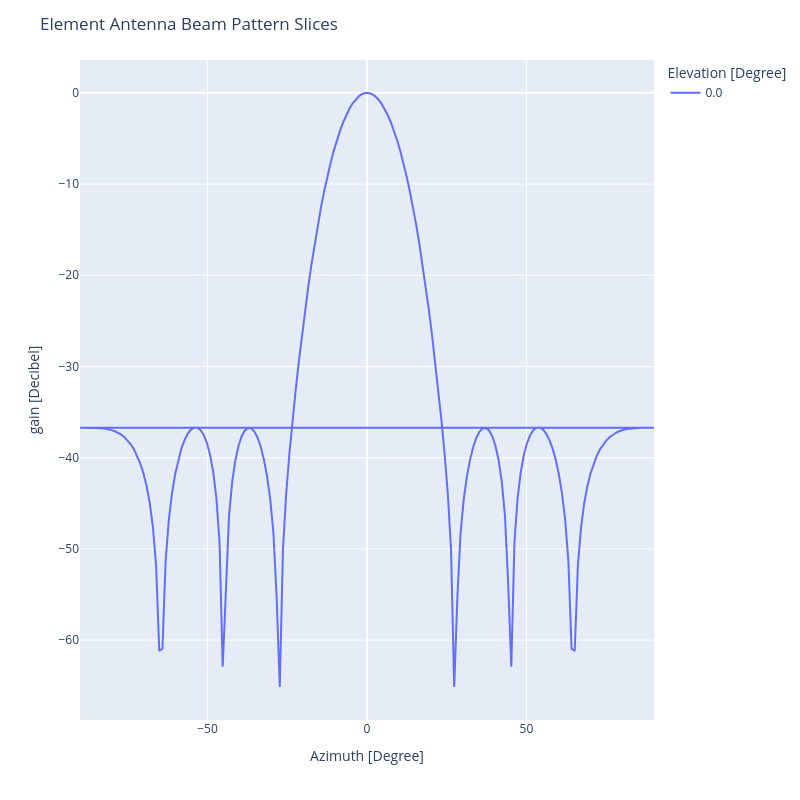

Here is the notebook cell this chart was saved with:
### Markdown cell above
### Applied Window Beam Pattern

### Code cell
arr = Array(antenna_element, array_geometry)

arr.plot.beam(
    DirectionDomain.ANGLE,
    PhaseUnit.DEGREE,
    AmplitudeDomain.AntennaFactor,
    AmplitudeUnit.DECIBEL,
    FigureType.SLICE,
    Frequency(1, FrequencyUnit.GIGAHERTZ),
)

### Figure 1 — Plotly figure (JSON) as saved in the notebook; plotly's stock layout.template omitted (floating-point values rounded to 4 significant figures; data arrays with more than 128 entries replaced by an {"elided": "..."} marker saying what was removed)
{"data": [{"hovertemplate": "Elevation [Degree]=0.0<br>Azimuth [Degree]=%{x}<br>gain [Decibel]=%{y}<extra></extra>", "legendgroup": "0.0", "line": {"color": "#636efa", "dash": "solid"}, "marker": {"symbol": "circle"}, "mode": "lines", "name": "0.0", "orientation": "v", "showlegend": true, "type": "scatter", "x": {"elided": "364 float values"}, "xaxis": "x", "y": {"elided": "364 float values"}, "yaxis": "y"}], "layout": {"height": 800, "legend": {"title": {"text": "Elevation [Degree]"}, "tracegroupgap": 0}, "margin": {"t": 60}, "title": {"text": "Element Antenna Beam Pattern Slices"}, "width": 800, "xaxis": {"anchor": "y", "domain": [0, 1], "title": {"text": "Azimuth [Degree]"}}, "yaxis": {"anchor": "x", "domain": [0, 1], "title": {"text": "gain [Decibel]"}}}}
